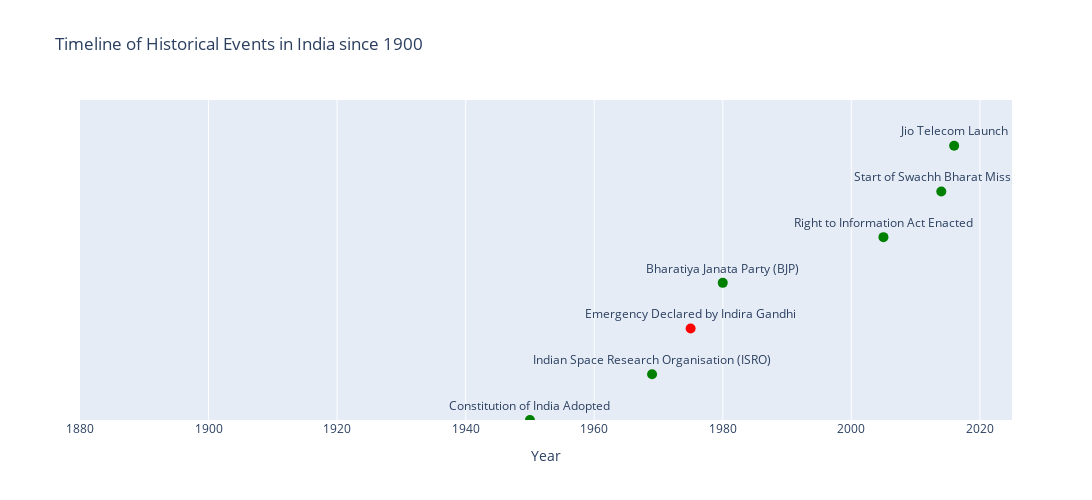

Notebook code for this chart:
### Code cell
events = indian_commu_affected.sort_values(by='Year').reset_index(drop=True)

y_positions = [i for i in range(len(events))]   #don't know which position is the best, better looking
#y_positions = np.random.uniform(len(events)*0.1, len(events)*0.8, len(events))

color_map = {'Positive': 'green', 'Negative': 'red'}
colors = events['Outcome'].map(color_map)

fig = go.Figure()

fig.add_trace(go.Scatter(
    x=events['Year'],
    y=y_positions,
    mode="markers+text",
    marker=dict(size=10, color=colors),
    text=events['Name of Incident'],
    textposition="top center",
    showlegend=False,  
    hovertext=events.apply(lambda row: f"Event: {row['Name of Incident']}<br>Type of event: {row['Type of Event']}<br>Affected Population: {row['Affected Population']}", axis=1),
    hoverinfo="text"
))

fig.update_layout(
    title="Timeline of Historical Events in India since 1900",
    xaxis=dict(range=[1880, 2025], title="Year"),  # We take range value out of the range of event for clarity of the plot
    yaxis=dict(range=[0, len(events) ], visible=False),    #just for positionning, doesn't make sense to show it
    width=1200,  
    height=500
)
fig.show(config={'displayModeBar': True})

### Figure 1 — Plotly figure (JSON) as saved in the notebook; plotly's stock layout.template omitted (floating-point values rounded to 4 significant figures)
{"data": [{"hoverinfo": "text", "hovertext": ["Event: Constitution of India Adopted<br>Type of event: Constitutional Adoption<br>Affected Population: Indian citizens", "Event: Indian Space Research Organisation (ISRO)<br>Type of event: Space Agency<br>Affected Population: Global scientific community, Indian population", "Event: Emergency Declared by Indira Gandhi<br>Type of event: Political<br>Affected Population: Indian citizens", "Event: Bharatiya Janata Party (BJP)<br>Type of event: Political Party<br>Affected Population: Indian citizens", "Event: Right to Information Act Enacted<br>Type of event: Legislation<br>Affected Population: Indian citizens", "Event: Start of Swachh Bharat Mission<br>Type of event: Environmental/Social<br>Affected Population: Indian population", "Event: Jio Telecom Launch<br>Type of event: Telecommunications<br>Affected Population: Indian population"], "marker": {"color": ["green", "green", "red", "green", "green", "green", "green"], "size": 10}, "mode": "markers+text", "showlegend": false, "text": ["Constitution of India Adopted", "Indian Space Research Organisation (ISRO)", "Emergency Declared by Indira Gandhi", "Bharatiya Janata Party (BJP)", "Right to Information Act Enacted", "Start of Swachh Bharat Mission", "Jio Telecom Launch"], "textposition": "top center", "type": "scatter", "x": [1950, 1969, 1975, 1980, 2005, 2014, 2016], "y": [0, 1, 2, 3, 4, 5, 6]}], "layout": {"height": 500, "title": {"text": "Timeline of Historical Events in India since 1900"}, "width": 1200, "xaxis": {"range": [1880, 2025], "title": {"text": "Year"}}, "yaxis": {"range": [0, 7], "visible": false}}}
